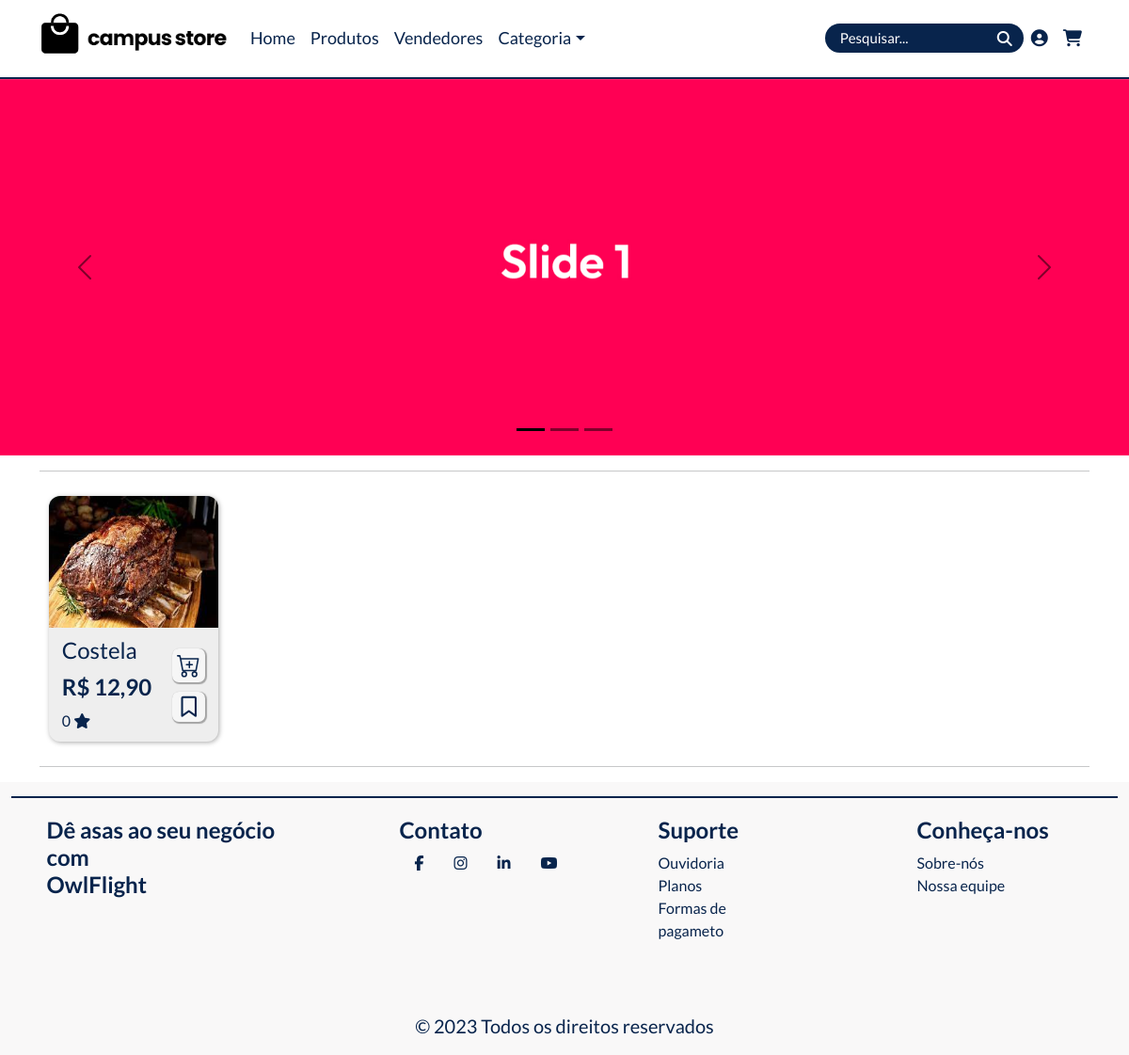
The app's page /, older data.
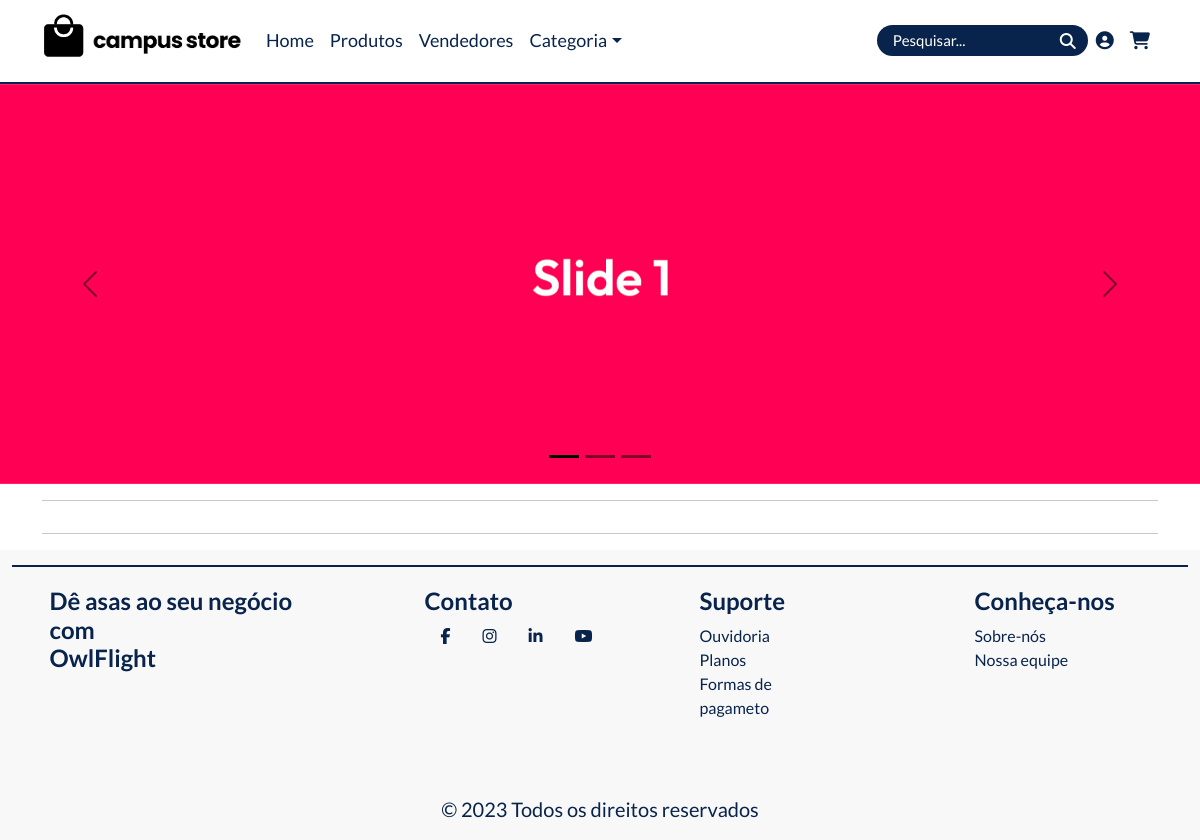
The same page, newer data.
### cadastro/models.py (models this page shows, shortened)
class Produto(models.Model):
    nome_prod = models.CharField(max_length=50, blank=False)
    descricao = models.TextField(max_length=500, blank=False)
    preco = models.DecimalField(max_digits=9, decimal_places=2, blank=False)
    foto_prod = models.ImageField(
        null=False, default='', upload_to='foto_produto')
    vendedor = models.ForeignKey(Vendedor, on_delete=models.CASCADE)
    categorias = models.ManyToManyField('Categoria', related_name='produtos')

### home/views.py (the view)
# urls.py: path('', include("home.urls")),
def home(request):
    data_produto = Produto.objects.prefetch_related('avaliacao_set')\
        .annotate(media_avaliacao=Avg('avaliacao__estrelas')).all()
    if request.method == 'GET': return render(request, "home.html", {'data_protuto': data_produto})

### home/templates/home.html (shortened to what this page needs)
{% extends "base.html" %}
{% load static %}
{% block cssblock %}
    <link rel="stylesheet" href="{% static 'css/cards.css'%}">
{% endblock %}
{% block content %}
<div class="carrossel">
    <div id="carouselMain" class="carousel slide carousel-dark" data-bs-ride="carousel">
        <div class="carousel-indicators">
          <button type="button" data-bs-target="#carouselMain" data-bs-slide-to="0" class="active"></button>
          <button type="button" data-bs-target="#carouselMain" data-bs-slide-to="1"></button>
          <button type="button" data-bs-target="#carouselMain" data-bs-slide-to="2"></button>
        </div>
        <div class="carousel-inner">
            <div class="carousel-item active" data-bs-interval="3000">
                <img src="{%static 'img/slide-1.jpg' %}" class="d-none d-md-block w-100 h-100" alt="/slide-1">
            </div>
        </div>
        <button class="carousel-control-prev" type="button" data-bs-target="#carouselMain" data-bs-slide="prev">
          <span class="carousel-control-prev-icon" aria-hidden="true"></span>
        </button>
        <button class="carousel-control-next" type="button" data-bs-target="#carouselMain" data-bs-slide="next">
          <span class="carousel-control-next-icon" aria-hidden="true"></span>
        </button>
      </div>
</div>
<main class="flex-fill">
    <div class="container">
        <hr class="mt-3">
        <div class="row g-3">
            <div class="col12 col-sm-6 col-md-4 col-lg-3 col-xl-2">
                <div class="wrapper">
                    {% for produto in data_protuto %}
                    <a href="#" class="card-link">
                        <div class="card-produto">
                            <div class="frame1">
                                <img class="img-card" src="{{produto.foto_prod.url}}" alt="Imagem do Produto">
                            </div>
                            <div class="frame2">
                                <div class="text-card">
                                    <h4 id="prod-name">{{produto.nome_prod}}</h4>
                                    <h4 id="preco">R$ {{produto.preco}}</h4>
                                    <div class="strelas-avaliacao">
                                        {% if produto.media_avaliacao %}
                                        <span>{{produto.media_avaliacao}} </span><i class="fa-solid fa-star"></i>
                                        {% else %}
                                        <span>0 </span><i class="fa-solid fa-star"></i>
                                        {% endif %}
                                    </div>
                                </div>
                                <div class="botoes">
                                    <button>
                                    </button>
                                    <button>
                                        <i class="fa-regular fa-bookmark"></i>
                                    </button>
                                </div>
                            </div>
                        </div>
                    </a>
                    {% endfor %}
                </div>
            </div>
        </div>
        <hr class="mt-3">
    </div>
</main>
{% endblock  %}

### home/templates/base.html (shortened to what this page needs)
{% load static %}
<!DOCTYPE html>
<html lang="pt-br">
    <head>
        <link rel="stylesheet" href="https://cdnjs.cloudflare.com/ajax/libs/font-awesome/6.4.2/css/all.min.css" />
        <link href="https://cdn.jsdelivr.net/npm/bootstrap@5.3.2/dist/css/bootstrap.min.css" rel="stylesheet">
        <link rel="stylesheet" href="{% static 'css/home.css'%}">
        {% block cssblock %}{% endblock %}
    </head>
    <header id="headerFather">
        <nav class="navbar navbar-expand-sm navbarBg">
            <div class="container" id="divPaiNav">
                <a href="{% url 'home:home'%}" class="logo navbar-brand d-flex">
                    <img src="{% static 'img/campus-store-logo.png' %}" alt="logo" class="logo-img">
                    <img src="{% static 'img/campus-store.png' %}" alt="texto logo" class="logo-txt">
                </a>
            <div class="collapse navbar-collapse " id="menuNavbar">
                    <div class="navbar-nav" id="navPai">
                        <a href="{% url 'home:home'%}"class="nav-link">Home</a>
                        <a href="{% url 'home:produtos'%}" class="nav-link">Produtos</a>
                        <a href="{% url 'home:vendedores'%}" class="nav-link">Vendedores</a>
                        <div class="dropdown">
                            <a href="#" class="nav-link dropdown-toggle" data-bs-toggle="dropdown">Categoria</a>
                        </div>
                    </div>
                </div>
                <div id="redimencionar3"></div>
                <div id="redimencionar2"></div>
            </div>
        </nav>
    </header>
    {% block content %}
    {% endblock  %}
    <footer class="container-fluid p3" id="footer">
        <div class="linha">
            <div class="row justify-content-around text-center text-md-start">
                <div class="col-md-3 footer_coisa">
                    <h4>Dê asas ao seu negócio com <br> OwlFlight</h4>
                </div>
                <div class="col-md-2 footer_coisa">
                    <ul class="list-unstyled">
                        <li><h4>Contato</h4></li>
                        <ul class="list-unstyled d-flex justify-content-center justify-content-md-start">
                            <li><a href="#"><i class="fa-brands fa-facebook-f mx-3 fa-1x footer_icon"></i></a></li>
                            <li><a href="#"><i class="fa-brands fa-instagram mx-3 fa-1x footer_icon"></i></a></li>
                            <li><a href="#"><i class="fa-brands fa-linkedin-in mx-3 fa-1x footer_icon"></i></a></li>
                            <li><a href="#"><i class="fa-brands fa-youtube mx-3 fa-1x footer_icon"></i></a></li>
                        </ul>
                    </ul>
                </div>
                <div class="col-md-2 footer_coisa">
                    <ul class="list-unstyled">
                        <li><h4>Suporte</h4></li>
                        <li><a href="#" class="text-decoration-none">Ouvidoria</a></li>
                        <li><a href="#" class="text-decoration-none">Planos</a></li>
                        <li><a href="#" class="text-decoration-none">Formas de <br> pagameto</a></li>
                    </ul>
                </div>
                <div class="col-md-2 footer_coisa">
                    <ul class="list-unstyled">
                        <li><h4>Conheça-nos</h4></li>
                        <li><a href="#" class="text-decoration-none">Sobre-nós</a></li>
                        <li><a href="#" class="text-decoration-none">Nossa equipe</a></li>
                    </ul>
                </div>
            </div>
        </div>
        <div class="row">
            <div class="col-md-12 text-center pt-2">
                <p>&copy; 2023 Todos os direitos reservados</p>
            </div>
        </div>
   </footer>
</html>

### static/css/home.css (style rules this page uses)
* { font-family: 'Lato', sans-serif; margin: 0; padding: 0; box-sizing: border-box; list-style: none; text-decoration: none; }
p { font-size: 20px; }
ul { padding: 0; }
a { text-decoration: none; color: var(--main-color); }
:root { --main-color: #08244c; }
html, body { overflow-x: hidden; }
.navbarBg { background-color: #fff; }
nav { border-bottom: 2px solid var(--main-color); box-shadow: 0 4px 8px rgba(0, 0, 0, 0.10); }
.navbar a { color: var(--main-color); font-weight: 500; font-size: 18px; }
.logo { display: flex; align-items: center; }
.logo-img { padding-right: 7px; width: 50px; margin-bottom: 10px; }
.logo-txt { width: 150px; margin-top: 5px; }
#footer { background: #f9f8f8; color: var(--main-color); padding-top: 15px; }
#footer h4 { font-weight: 700; }
#footer a { color: var(--main-color); }
.footer_coisa { margin-bottom: 30px; }
.linha { border-top: 2px solid var(--main-color); padding-block: 20px; }

Row changes from the older to the newer data that the page shows:
removed Produto: foto_prod (picture), nome_prod "Costela", preco "12,90"
